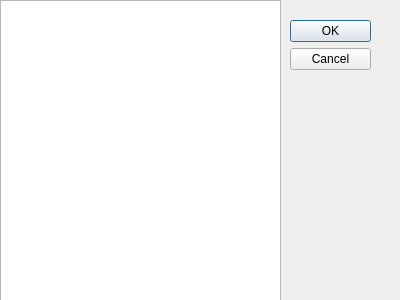
<?xml version="1.0" encoding="UTF-8"?>
<ui version="4.0">
 <class>Dialog</class>
 <widget class="QDialog" name="Dialog">
  <property name="geometry">
   <rect>
    <x>0</x>
    <y>0</y>
    <width>400</width>
    <height>300</height>
   </rect>
  </property>
  <property name="windowTitle">
   <string>Reorder Mods</string>
  </property>
  <property name="windowIcon">
   <iconset>
    <normaloff>../../Ollie King CD/OLLIELG.ICO</normaloff>../../Ollie King CD/OLLIELG.ICO</iconset>
  </property>
  <widget class="QDialogButtonBox" name="buttonBox">
   <property name="geometry">
    <rect>
     <x>290</x>
     <y>20</y>
     <width>81</width>
     <height>241</height>
    </rect>
   </property>
   <property name="orientation">
    <enum>Qt::Orientation::Vertical</enum>
   </property>
   <property name="standardButtons">
    <set>QDialogButtonBox::StandardButton::Cancel|QDialogButtonBox::StandardButton::Ok</set>
   </property>
  </widget>
  <widget class="QListWidget" name="listWidget">
   <property name="geometry">
    <rect>
     <x>0</x>
     <y>0</y>
     <width>281</width>
     <height>301</height>
    </rect>
   </property>
   <property name="dragDropMode">
    <enum>QAbstractItemView::DragDropMode::InternalMove</enum>
   </property>
   <property name="defaultDropAction">
    <enum>Qt::DropAction::MoveAction</enum>
   </property>
   <property name="selectionMode">
    <enum>QAbstractItemView::SelectionMode::ExtendedSelection</enum>
   </property>
  </widget>
 </widget>
 <resources/>
 <connections>
  <connection>
   <sender>buttonBox</sender>
   <signal>accepted()</signal>
   <receiver>Dialog</receiver>
   <slot>accept()</slot>
   <hints>
    <hint type="sourcelabel">
     <x>248</x>
     <y>254</y>
    </hint>
    <hint type="destinationlabel">
     <x>157</x>
     <y>274</y>
    </hint>
   </hints>
  </connection>
  <connection>
   <sender>buttonBox</sender>
   <signal>rejected()</signal>
   <receiver>Dialog</receiver>
   <slot>reject()</slot>
   <hints>
    <hint type="sourcelabel">
     <x>316</x>
     <y>260</y>
    </hint>
    <hint type="destinationlabel">
     <x>286</x>
     <y>274</y>
    </hint>
   </hints>
  </connection>
 </connections>
</ui>
